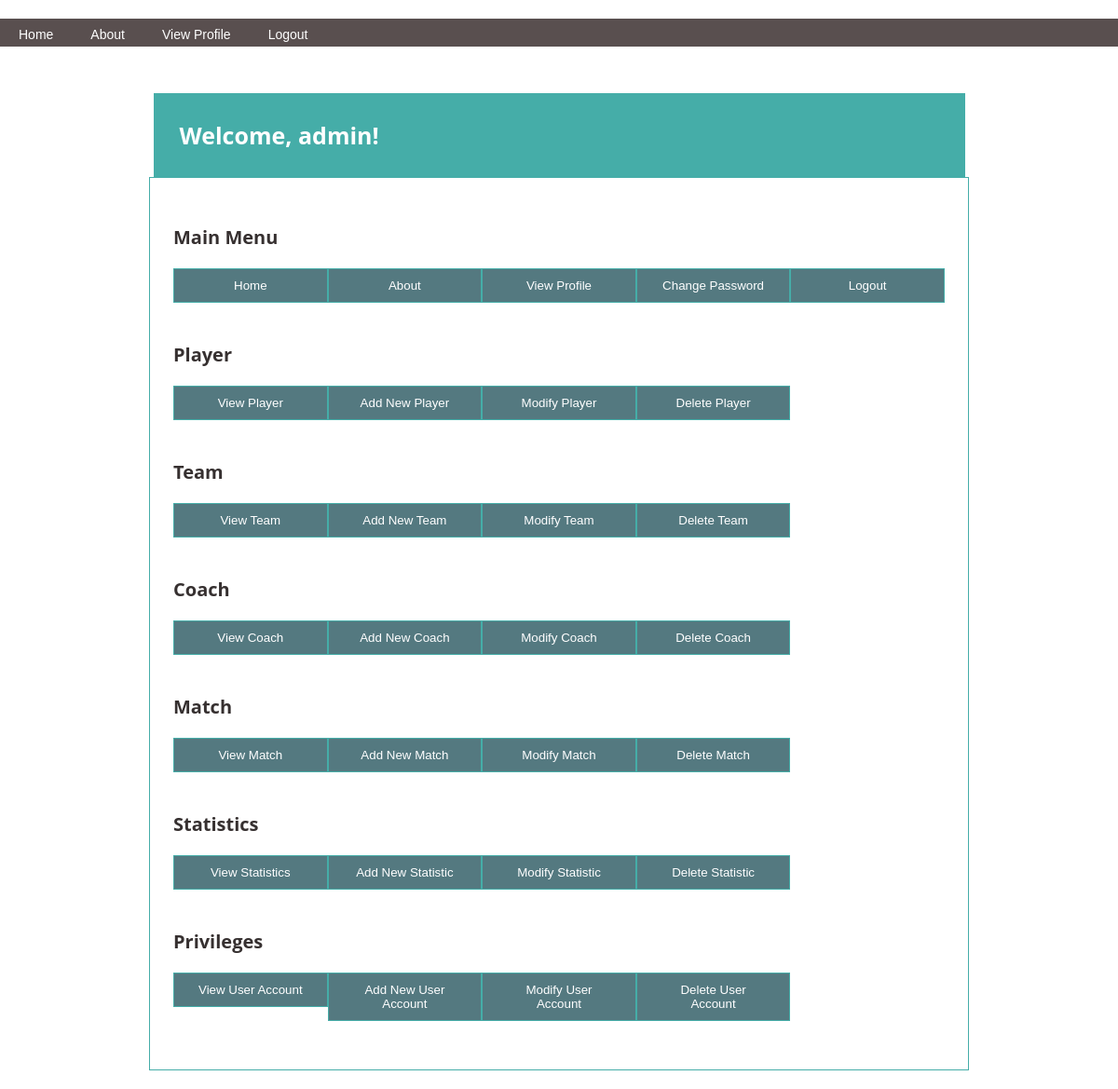
The page /dashboard.php (signed in) on the database its author committed.
### tables this page shows
CREATE TABLE Buttons_observer
(
ID INTEGER UNSIGNED NOT NULL AUTO_INCREMENT Primary Key,
Name VARCHAR(255) NOT NULL,
Link VARCHAR(255) NOT NULL
);

CREATE TABLE Buttons_operator
(
ID INTEGER UNSIGNED NOT NULL AUTO_INCREMENT Primary Key,
Name VARCHAR(255) NOT NULL,
Link VARCHAR(255) NOT NULL
);

CREATE TABLE Buttons_manager
(
ID INTEGER UNSIGNED NOT NULL AUTO_INCREMENT Primary Key,
Name VARCHAR(255) NOT NULL,
Link VARCHAR(255) NOT NULL
);

CREATE TABLE Buttons_admin
(
ID INTEGER UNSIGNED NOT NULL AUTO_INCREMENT Primary Key,
Name VARCHAR(255) NOT NULL,
Link VARCHAR(255) NOT NULL
);

### functions.php (the view, shortened to what this page needs)
<?php
function get_buttons($button_table) {
  $db = configDB($_SESSION["role"]);
  $button_name = "";
  $button_link = "";
  $query = "SELECT Name, Link FROM ".$button_table;
  if ($stmt = $db->prepare($query)){
    $stmt->execute();
    $stmt->store_result();
    $stmt->bind_result($button_name, $button_link);
    $count = 0;
    while($stmt->fetch()) {
      $button[$count]['buttonname'] = $button_name;
      $button[$count]['buttonlink'] = $button_link;
      if (strpos(strtolower($button_name), 'player') !== false) {
        $button[$count]['type'] = 1;
      } else if (strpos(strtolower($button_name), 'team') !== false) {
        $button[$count]['type'] = 2;
      } else if (strpos(strtolower($button_name), 'coach') !== false) {
        $button[$count]['type'] = 3;
      } else if (strpos(strtolower($button_name), 'match') !== false) {
        $button[$count]['type'] = 4;
      } else if (strpos(strtolower($button_name), 'statistic') !== false) {
        $button[$count]['type'] = 5;
      } else if (strpos(strtolower($button_name), 'account') !== false) {
        $button[$count]['type'] = 6;
      } else {
        $button[$count]['type'] = 0;
      }
      $count++;
    }
    return $button;
  }
}
function get_all_buttons() {
    $button_observer = get_buttons("Buttons_observer");
    $button_operator = get_buttons("Buttons_operator");
    $button_manager = get_buttons("Buttons_manager");
    $button_admin = get_buttons("Buttons_admin");
    $buttons = array();
    if(is_array($button_observer)) {
        $buttons = array_merge($buttons, $button_observer);
    }
    if(is_array($button_operator)) {
        $buttons = array_merge($buttons, $button_operator);
    }
    if(is_array($button_manager)) {
        $buttons = array_merge($buttons, $button_manager);
    }
    if(is_array($button_admin)) {
        $buttons = array_merge($buttons, $button_admin);
    }
    $stack0 = array();
    $stack1 = array();
    $stack2 = array();
    $stack3 = array();
    $stack4 = array();
    $stack5 = array();
    $stack6 = array();
    foreach ($buttons as $button) {
      switch($button['type']) {
        case 0: array_push($stack0, $button);
        break;
        case 1: array_push($stack1, $button);
        break;
        case 2: array_push($stack2, $button);
        break;
        case 3: array_push($stack3, $button);
        break;
        case 4: array_push($stack4, $button);
        break;
        case 5: array_push($stack5, $button);
        break;
        case 6: array_push($stack6, $button);
        break;
      }
    }
    echo "<div class=\"btn-group\">";
    if (!empty($stack0)) {
      echo "<h3>Main Menu</h3>";
    }
    foreach($stack0 as $stack) {
      echo "<a href=\"".$stack['buttonlink']."\">";
      echo    "<button>".$stack['buttonname']."</button>";
      echo "</a>";
    }
    echo "</div><br/>";
    echo "<div class=\"btn-group\">";
    if (!empty($stack1)) {
      echo "<h3>Player</h3>";
    }
    foreach($stack1 as $stack) {
      echo "<a href=\"".$stack['buttonlink']."\">";
      echo    "<button>".$stack['buttonname']."</button>";
      echo "</a>";
    }
    echo "</div><br/>";
    echo "<div class=\"btn-group\">";
    if (!empty($stack2)) {
      echo "<h3>Team</h3>";
    }
    foreach($stack2 as $stack) {
      echo "<a href=\"".$stack['buttonlink']."\">";
      echo    "<button>".$stack['buttonname']."</button>";
      echo "</a>";
    }
    echo "</div><br/>";
    echo "<div class=\"btn-group\">";
    if (!empty($stack3)) {
      echo "<h3>Coach</h3>";
    }
    foreach($stack3 as $stack) {
      echo "<a href=\"".$stack['buttonlink']."\">";
      echo    "<button>".$stack['buttonname']."</button>";
      echo "</a>";
    }
    echo "</div><br/>";
    echo "<div class=\"btn-group\">";
    if (!empty($stack4)) {
      echo "<h3>Match</h3>";
    }
    foreach($stack4 as $stack) {
      echo "<a href=\"".$stack['buttonlink']."\">";
      echo    "<button>".$stack['buttonname']."</button>";
      echo "</a>";
    }
    echo "</div><br/>";
    echo "<div class=\"btn-group\">";
    if (!empty($stack5)) {
      echo "<h3>Statistics</h3>";
    }
    foreach($stack5 as $stack) {
      echo "<a href=\"".$stack['buttonlink']."\">";
      echo    "<button>".$stack['buttonname']."</button>";
      echo "</a>";
    }
    echo "</div><br/>";
    echo "<div class=\"btn-group\">";
    if (!empty($stack6)) {
      echo "<h3>Privileges</h3>";
    }
    foreach($stack6 as $stack) {
      echo "<a href=\"".$stack['buttonlink']."\">";
      echo    "<button>".$stack['buttonname']."</button>";
      echo "</a>";
    }
    echo "</div><br/>";
}
?>

### dashboard.php (shortened to what this page needs)
<?php
  require_once "functions.php";
?>
<!DOCTYPE html>
<html>
<head>
  <link rel="stylesheet" href="style.css">
</head>
<body>
  <?php
    include 'logged_navbar.php';
  ?>
<div class="header">
  Welcome, <?php echo $_SESSION["username"]?>!
</div>
<?php
  echo "<div class=\"container\">";
  get_all_buttons();
  echo "</div>";
?>
</body>
</html>

### logged_navbar.php (shortened to what this page needs)
<?php
  require_once "functions.php";
?>
<ul class="drop_menu">
  <li><a href='index.php'>Home</a></li>
  <li><a href='about.php'>About</a></li>
  <li><a href='profile.php'>View Profile</a></li>
  <li><a href='log_out.php'>Logout</a></li>
</ul>

### style.css (style rules this page uses)
.drop_menu { background:#594f4f; padding:0; margin:0; list-style-type:none; height:30px; }
.drop_menu li { float:left; }
.drop_menu li a { padding:9px 20px; display:block; color:#fff; text-decoration:none; font:14px arial, verdana, sans-serif; }
.btn-group button { background-color: #547980; border: 1px solid #45ADA8; color: white; padding: 10px 24px; cursor: pointer; float: left; width: 20%; }
.btn-group:after { content: ""; clear: both; display: table; }
.header { width:70%; margin:50px auto 0 auto; padding-top: 25px; padding-left: 25px; padding-bottom: 25px; background: #45ADA8; border: #45ADA8 3px solid; text-align: left; font-weight: bold; font-size: 25px; color: white; }
.container { width:69%; display: inline-block; margin:0 auto; padding-top: 30px; padding-left: 25px; padding-right: 25px; padding-bottom: 30px; border: #45ADA8 1px solid; }
body { font-family: 'Open Sans', sans-serif; background:#fff; margin: 0 auto 0 auto; width:100%; text-align:center; margin: 20px 0px 20px 0px; }
h3 { font-size:20px; color:#363030; text-align: left; }

### rows shown on the page
buttons_observer: Name "Home"
buttons_observer: Name "About"
buttons_observer: Name "View Profile"
buttons_observer: Name "Change Password"
buttons_observer: Name "Logout"
buttons_observer: Name "View Player"
buttons_operator: Name "Add New Player"
buttons_operator: Name "Modify Player"
buttons_operator: Name "Delete Player"
buttons_observer: Name "View Team"
buttons_operator: Name "Add New Team"
buttons_operator: Name "Modify Team"
buttons_operator: Name "Delete Team"
buttons_observer: Name "View Coach"
buttons_operator: Name "Add New Coach"
buttons_operator: Name "Modify Coach"
buttons_operator: Name "Delete Coach"
buttons_observer: Name "View Match"
buttons_operator: Name "Add New Match"
buttons_operator: Name "Modify Match"
buttons_operator: Name "Delete Match"
buttons_observer: Name "View Statistics"
buttons_operator: Name "Add New Statistic"
buttons_operator: Name "Modify Statistic"
buttons_operator: Name "Delete Statistic"
buttons_manager: Name "View User Account"
buttons_manager: Name "Add New User Account"
buttons_manager: Name "Modify User Account"
buttons_admin: Name "Delete User Account"

### other values the page prints
$_SESSION["username"] "admin"
